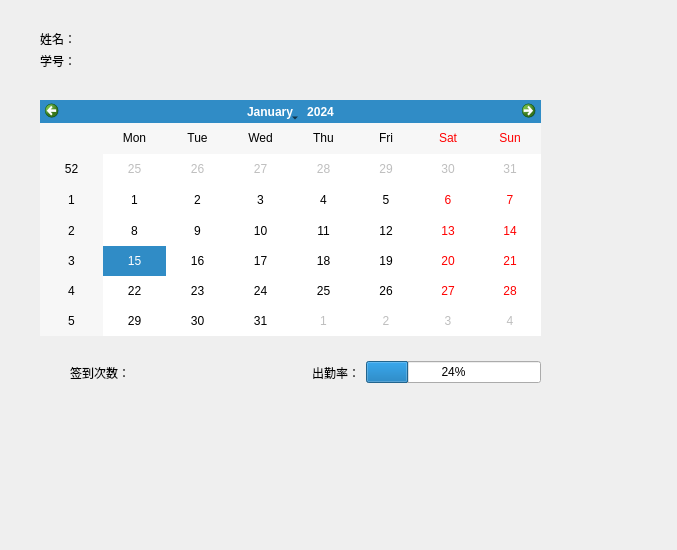
<?xml version="1.0" encoding="UTF-8"?>
<ui version="4.0">
 <class>person</class>
 <widget class="QWidget" name="person">
  <property name="geometry">
   <rect>
    <x>0</x>
    <y>0</y>
    <width>677</width>
    <height>550</height>
   </rect>
  </property>
  <property name="windowTitle">
   <string>Form</string>
  </property>
  <widget class="QCalendarWidget" name="calendarWidget">
   <property name="geometry">
    <rect>
     <x>40</x>
     <y>100</y>
     <width>501</width>
     <height>236</height>
    </rect>
   </property>
  </widget>
  <widget class="QWidget" name="">
   <property name="geometry">
    <rect>
     <x>40</x>
     <y>30</y>
     <width>181</width>
     <height>39</height>
    </rect>
   </property>
   <layout class="QVBoxLayout" name="verticalLayout">
    <item>
     <widget class="QLabel" name="label_2">
      <property name="text">
       <string>姓名：</string>
      </property>
     </widget>
    </item>
    <item>
     <widget class="QLabel" name="label">
      <property name="text">
       <string>学号：</string>
      </property>
     </widget>
    </item>
   </layout>
  </widget>
  <widget class="QWidget" name="">
   <property name="geometry">
    <rect>
     <x>70</x>
     <y>360</y>
     <width>471</width>
     <height>25</height>
    </rect>
   </property>
   <layout class="QHBoxLayout" name="horizontalLayout">
    <item>
     <widget class="QLabel" name="label_3">
      <property name="text">
       <string>签到次数：</string>
      </property>
     </widget>
    </item>
    <item>
     <spacer name="horizontalSpacer">
      <property name="orientation">
       <enum>Qt::Horizontal</enum>
      </property>
      <property name="sizeHint" stdset="0">
       <size>
        <width>40</width>
        <height>20</height>
       </size>
      </property>
     </spacer>
    </item>
    <item>
     <widget class="QLabel" name="label_4">
      <property name="text">
       <string>出勤率：</string>
      </property>
     </widget>
    </item>
    <item>
     <widget class="QProgressBar" name="progressBar">
      <property name="value">
       <number>24</number>
      </property>
     </widget>
    </item>
   </layout>
  </widget>
 </widget>
 <resources/>
 <connections/>
</ui>
